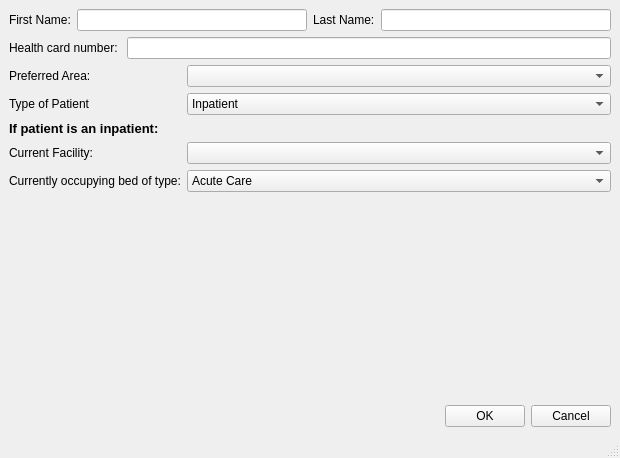
<?xml version="1.0" encoding="UTF-8"?>
<ui version="4.0">
 <class>AddPatientToWaitingList</class>
 <widget class="QMainWindow" name="AddPatientToWaitingList">
  <property name="geometry">
   <rect>
    <x>0</x>
    <y>0</y>
    <width>620</width>
    <height>458</height>
   </rect>
  </property>
  <property name="windowTitle">
   <string>Add Patient to Waiting List</string>
  </property>
  <widget class="QWidget" name="centralwidget">
   <layout class="QVBoxLayout" name="verticalLayout_2">
    <item>
     <layout class="QVBoxLayout" name="verticalLayout">
      <item>
       <layout class="QHBoxLayout" name="horizontalLayout">
        <item>
         <widget class="QLabel" name="label_3">
          <property name="text">
           <string>First Name:</string>
          </property>
         </widget>
        </item>
        <item>
         <widget class="QLineEdit" name="lineEdit_firstname"/>
        </item>
        <item>
         <widget class="QLabel" name="label_4">
          <property name="text">
           <string>Last Name:</string>
          </property>
         </widget>
        </item>
        <item>
         <widget class="QLineEdit" name="lineEdit_lastname"/>
        </item>
       </layout>
      </item>
      <item>
       <layout class="QHBoxLayout" name="horizontalLayout_3">
        <item>
         <widget class="QLabel" name="label_9">
          <property name="text">
           <string>Health card number: </string>
          </property>
         </widget>
        </item>
        <item>
         <widget class="QLineEdit" name="lineEdit_HCN"/>
        </item>
       </layout>
      </item>
      <item>
       <layout class="QFormLayout" name="formLayout">
        <property name="fieldGrowthPolicy">
         <enum>QFormLayout::AllNonFixedFieldsGrow</enum>
        </property>
        <item row="2" column="0">
         <widget class="QLabel" name="label">
          <property name="text">
           <string>Preferred Area:</string>
          </property>
         </widget>
        </item>
        <item row="2" column="1">
         <widget class="QComboBox" name="comboBox_areas"/>
        </item>
        <item row="3" column="0">
         <widget class="QLabel" name="label_2">
          <property name="text">
           <string>Type of Patient</string>
          </property>
         </widget>
        </item>
        <item row="3" column="1">
         <widget class="QComboBox" name="comboBox_patientType">
          <item>
           <property name="text">
            <string>Inpatient</string>
           </property>
          </item>
          <item>
           <property name="text">
            <string>Outpatient</string>
           </property>
          </item>
         </widget>
        </item>
        <item row="6" column="0">
         <widget class="QLabel" name="label_10">
          <property name="text">
           <string>&lt;!DOCTYPE HTML PUBLIC &quot;-//W3C//DTD HTML 4.0//EN&quot; &quot;http://www.w3.org/TR/REC-html40/strict.dtd&quot;&gt;
&lt;html&gt;&lt;head&gt;&lt;meta name=&quot;qrichtext&quot; content=&quot;1&quot; /&gt;&lt;style type=&quot;text/css&quot;&gt;
p, li { white-space: pre-wrap; }
&lt;/style&gt;&lt;/head&gt;&lt;body style=&quot; font-family:'Sans'; font-size:10pt; font-weight:400; font-style:normal;&quot;&gt;
&lt;p style=&quot; margin-top:0px; margin-bottom:0px; margin-left:0px; margin-right:0px; -qt-block-indent:0; text-indent:0px;&quot;&gt;&lt;span style=&quot; font-weight:600;&quot;&gt;If patient is an inpatient:&lt;/span&gt;&lt;/p&gt;&lt;/body&gt;&lt;/html&gt;</string>
          </property>
         </widget>
        </item>
        <item row="7" column="0">
         <widget class="QLabel" name="label_7">
          <property name="text">
           <string>Current Facility:</string>
          </property>
         </widget>
        </item>
        <item row="7" column="1">
         <widget class="QComboBox" name="comboBox_facilities"/>
        </item>
        <item row="8" column="0">
         <widget class="QLabel" name="label_8">
          <property name="text">
           <string>Currently occupying bed of type:</string>
          </property>
         </widget>
        </item>
        <item row="8" column="1">
         <widget class="QComboBox" name="comboBox_careType">
          <item>
           <property name="text">
            <string>Acute Care</string>
           </property>
          </item>
          <item>
           <property name="text">
            <string>Complex Continuing Care</string>
           </property>
          </item>
          <item>
           <property name="text">
            <string>Long Term Care</string>
           </property>
          </item>
         </widget>
        </item>
       </layout>
      </item>
      <item>
       <layout class="QHBoxLayout" name="horizontalLayout_2">
        <item>
         <spacer name="horizontalSpacer">
          <property name="orientation">
           <enum>Qt::Horizontal</enum>
          </property>
          <property name="sizeHint" stdset="0">
           <size>
            <width>40</width>
            <height>20</height>
           </size>
          </property>
         </spacer>
        </item>
        <item>
         <widget class="QPushButton" name="OKButton">
          <property name="text">
           <string>OK</string>
          </property>
         </widget>
        </item>
        <item>
         <widget class="QPushButton" name="pushButton_2">
          <property name="text">
           <string>Cancel</string>
          </property>
         </widget>
        </item>
       </layout>
      </item>
     </layout>
    </item>
   </layout>
  </widget>
  <widget class="QMenuBar" name="menubar">
   <property name="geometry">
    <rect>
     <x>0</x>
     <y>0</y>
     <width>620</width>
     <height>23</height>
    </rect>
   </property>
  </widget>
  <widget class="QStatusBar" name="statusbar"/>
 </widget>
 <resources/>
 <connections/>
</ui>
